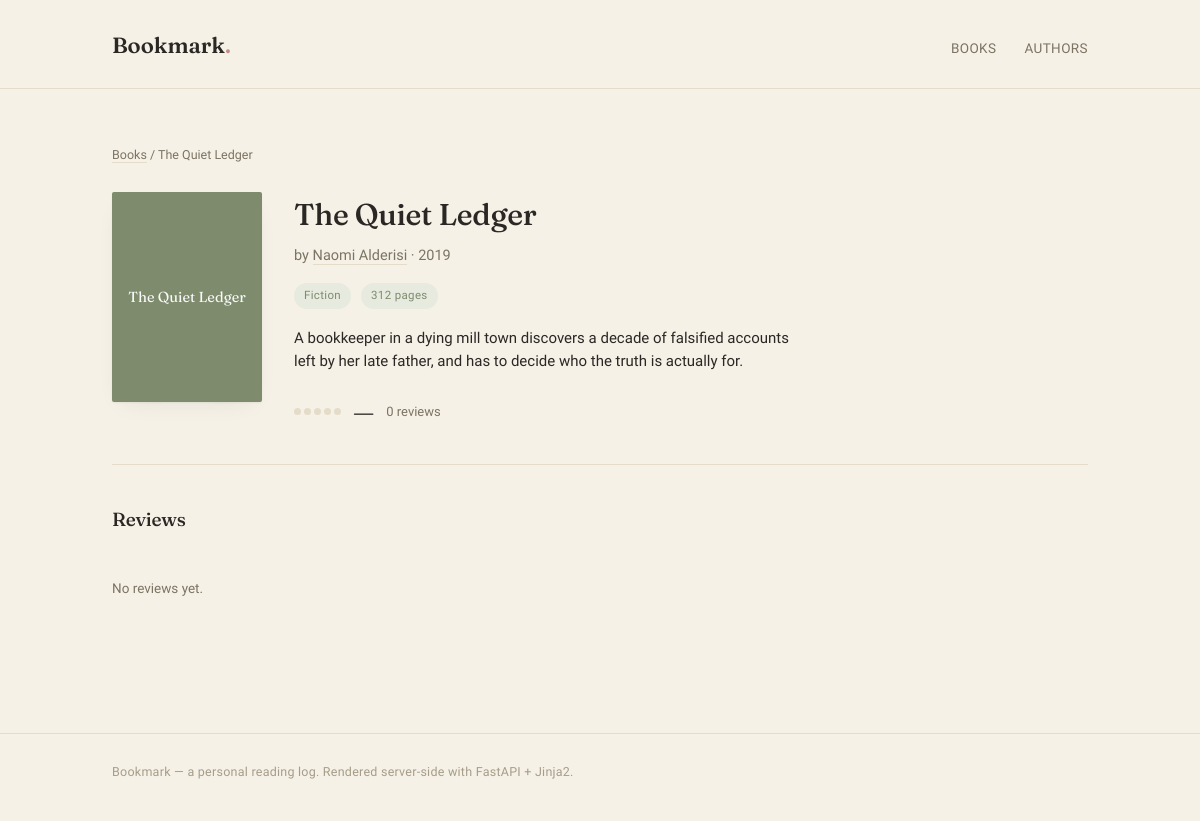
Screenshot of /books/1 with the database file from the repository.
### models.py (models this page shows)
class Book(Base):
    __tablename__ = 'books'
    id: Mapped[int] = mapped_column(Integer, primary_key=True, index=True)
    title: Mapped[str] = mapped_column(String(200), nullable=False)
    genre: Mapped[str] = mapped_column(String(200), nullable=False)
    pages: Mapped[int] = mapped_column(Integer, nullable=False)
    year: Mapped[int] = mapped_column(Integer, nullable=False)
    description: Mapped[str | None] = mapped_column(Text, nullable=True)
    author_id: Mapped[int] = mapped_column(ForeignKey("authors.id"), nullable=False)        # Foreign Key
    author: Mapped["Author"] = relationship(back_populates="books")
    reviews: Mapped[list["Review"]] = relationship(back_populates="book", cascade="all, delete-orphan")

class Author(Base):
    __tablename__ = "authors"
    id: Mapped[int] = mapped_column(primary_key=True, index=True)
    name: Mapped[str] = mapped_column(String(100), nullable=False)
    bio: Mapped[str | None] = mapped_column(String(500), nullable=True)
    initials: Mapped[str | None] = mapped_column(String(10), nullable=True)
    books: Mapped[list["Book"]] = relationship(back_populates="author", cascade="all, delete-orphan")

### main.py (the view)
@app.get("/books/{book_id}", include_in_schema=False)
def get_book(request: Request, book_id: int, db: Annotated[Session, Depends(get_db)]):
    result = db.execute(
        select(models.Book).where(models.Book.id == book_id)
    )
    book = result.scalars().first()
    if not book:
        raise HTTPException(status_code=status.HTTP_404_NOT_FOUND, detail="Book not found.")
    return templates.TemplateResponse(
        request,
        "book.html",
        {"book": book, "author": book.author}
    )

### templates/book.html (shortened to what this page needs)
{% extends "base.html" %}
{% block content %}
{% set genre_tone = {
  'Fiction': 'sage',
  'Historical Fiction': 'ochre',
  'Poetry': 'rose',
  'Essays': 'rose',
  'Nonfiction': 'slate',
  'Fantasy': 'plum'
} %}
{% set review_count = book.reviews|length %}
{% set avg = (book.reviews | sum(attribute='rating') / review_count) if review_count > 0 else None %}
{% set rounded = avg|round(0, 'common')|int if avg else 0 %}
<div class="wrap">
  <div class="breadcrumb"><a href="{{ url_for('home') }}">Books</a> / {{ book.title }}</div>
  <div class="detail-head">
    <div class="cover-block tone-{{ genre_tone.get(book.genre, 'sage') }}">
      <span class="cover-title">{{ book.title }}</span>
    </div>
    <div>
      <h1>{{ book.title }}</h1>
      <div class="by-line">
        by
        {% if author %}
          <a href="/authors/{{ author.id }}">{{ author.name }}</a>
        {% else %}
          Unknown
        {% endif %}
        · {{ book.year }}
      </div>
      <div class="tags-row">
        <span class="pill">{{ book.genre }}</span>
        <span class="pill">{{ book.pages }} pages</span>
      </div>
      <p class="desc">{{ book.description }}</p>
      <div class="rating-summary">
        <span class="dots">
          {% for i in range(1, 6) %}
            <span class="dot {{ 'filled' if i <= rounded else '' }}"></span>
          {% endfor %}
        </span>
        <span class="big-num">{{ "%.1f"|format(avg) if avg else "—" }}</span>
        <span style="color:var(--taupe); font-size:13px;">
          {{ review_count }} review{{ "" if review_count == 1 else "s" }}
        </span>
      </div>
    </div>
  </div>
  <div class="reviews">
    <h2>Reviews</h2>
    {% if book.reviews %}
      {% for r in book.reviews %}
        <div class="review">
          <div class="review-top">
            <span class="reviewer">{{ r.reviewer }}</span>
            <span class="dots">
              {% for i in range(1, 6) %}
                <span class="dot {{ 'filled' if i <= r.rating else '' }}"></span>
              {% endfor %}
            </span>
          </div>
          <p class="comment">{{ r.comment }}</p>
        </div>
      {% endfor %}
    {% else %}
      <p class="empty-state">No reviews yet.</p>
    {% endif %}
  </div>
</div>
{% endblock %}

### static/css/style.css (style rules this page uses)
:root { --ivory: #F5F1E7; --paper: #FBF8F2; --ink: #2B2724; --taupe: #7C7362; --taupe-light: #A69C89; --line: #E4DCC8; --sage: #7E8B6D; --sage-soft: #E7EADF; --rose: #C08F86; --rose-soft: #F3E3DF; --ochre: #B08A45; --ochre-soft: #EFE4CD; --slate: #6E7C8C; --slate-soft: #E1E6EA; --plum: #8B6E82; --plum-soft: #EBE0E7; --radius: 3px; --shadow: 0 1px 2px rgba(43, 39, 36, 0.05), 0 8px 24px -12px rgba(43, 39, 36, 0.12); }
* { box-sizing: border-box; }
html { scroll-behavior: smooth; }
body { margin: 0; background: var(--ivory); color: var(--ink); font-family: 'Work Sans', sans-serif; font-size: 15px; line-height: 1.55; -webkit-font-smoothing: antialiased; }
h1, h2, h3, .display { font-family: 'Fraunces', serif; font-weight: 500; letter-spacing: -0.01em; margin: 0; }
a { color: inherit; text-decoration: none; }
.wrap { max-width: 1040px; margin: 0 auto; padding: 0 32px; }
.tone-sage { background: var(--sage); }
.dots { display: inline-flex; gap: 3px; align-items: center; }
.dots .dot { width: 7px; height: 7px; border-radius: 50%; background: var(--line); }
.breadcrumb { font-size: 12.5px; color: var(--taupe); margin-bottom: 28px; }
.breadcrumb a { border-bottom: 1px solid var(--line); }
.detail-head { display: grid; grid-template-columns: 150px 1fr; gap: 32px; align-items: flex-start; padding-bottom: 32px; border-bottom: 1px solid var(--line); }
.cover-block { width: 150px; height: 210px; border-radius: 2px; display: flex; align-items: center; justify-content: center; padding: 14px; text-align: center; box-shadow: var(--shadow); }
.cover-block .cover-title { font-family: 'Fraunces', serif; color: rgba(255,255,255,0.95); font-size: 14.5px; line-height: 1.35; }
.detail-head h1 { font-size: 30px; margin-bottom: 6px; }
.detail-head .by-line { font-size: 14.5px; color: var(--taupe); margin-bottom: 16px; }
.detail-head .by-line a { border-bottom: 1px solid var(--line); }
.tags-row { display: flex; gap: 10px; margin-bottom: 18px; flex-wrap: wrap; }
.pill { font-size: 11.5px; letter-spacing: 0.03em; padding: 4px 10px; border-radius: 20px; background: var(--sage-soft); color: var(--sage); }
.desc { max-width: 60ch; color: var(--ink); font-size: 15px; }
.rating-summary { display: flex; align-items: center; gap: 12px; margin-top: 18px; }
.rating-summary .big-num { font-family: 'Fraunces', serif; font-size: 26px; }
.reviews { margin-top: 40px; }
.reviews h2 { font-size: 19px; margin-bottom: 20px; }
.empty-state { color: var(--taupe); font-size: 13.5px; padding: 24px 0; }

### rows the page displays
Book: title "The Quiet Ledger", year "2019", genre "Fiction", pages "312", description "A bookkeeper in a dying mill town discovers a decade of falsified accounts left by her late father, and has to decide who the truth is actually for."
Author: name "Naomi Alderisi"

### other values shown
{{ "%.1f"|format(avg) if avg else "—" }} "—"
{{ review_count }} "0"
{{ "" if review_count == 1 else "s" }} "s"
